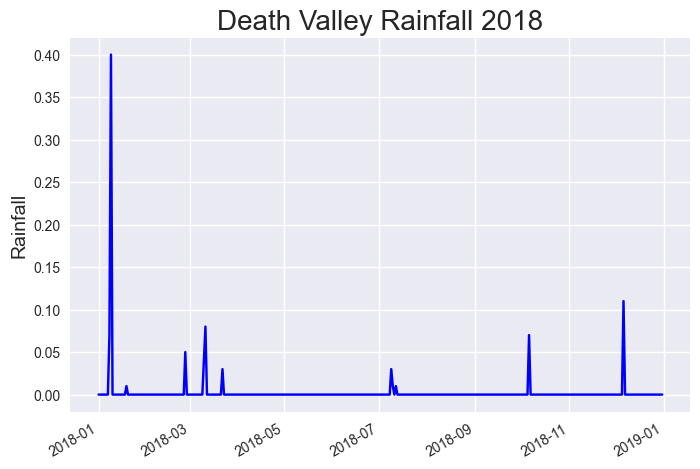

Reproduce this figure in Python.
import csv
from datetime import datetime

import matplotlib.pyplot as plt

filename = 'data/death_valley_2018_simple.csv'
with open(filename) as f:
    reader = csv.reader(f)
    header_row = next(reader)

    # Get dates and daily rainfall from file.
    dates, rainfall = [], []
    for row in reader:
        current_date = datetime.strptime(row[2], '%Y-%m-%d')
        rain = (float(row[3]))
        dates.append(current_date)
        rainfall.append(rain)

    # Plot the rainfall
    plt.style.use('seaborn-v0_8')
    fig, ax = plt.subplots()
    ax.plot(dates, rainfall, c='blue')

    # Format Plot
    plt.title("Death Valley Rainfall 2018", fontsize=20)
    plt.xlabel('', fontsize=14)
    fig.autofmt_xdate()
    plt.ylabel("Rainfall", fontsize=14)

    plt.savefig('death_valley_rainfall.png', bbox_inches='tight')